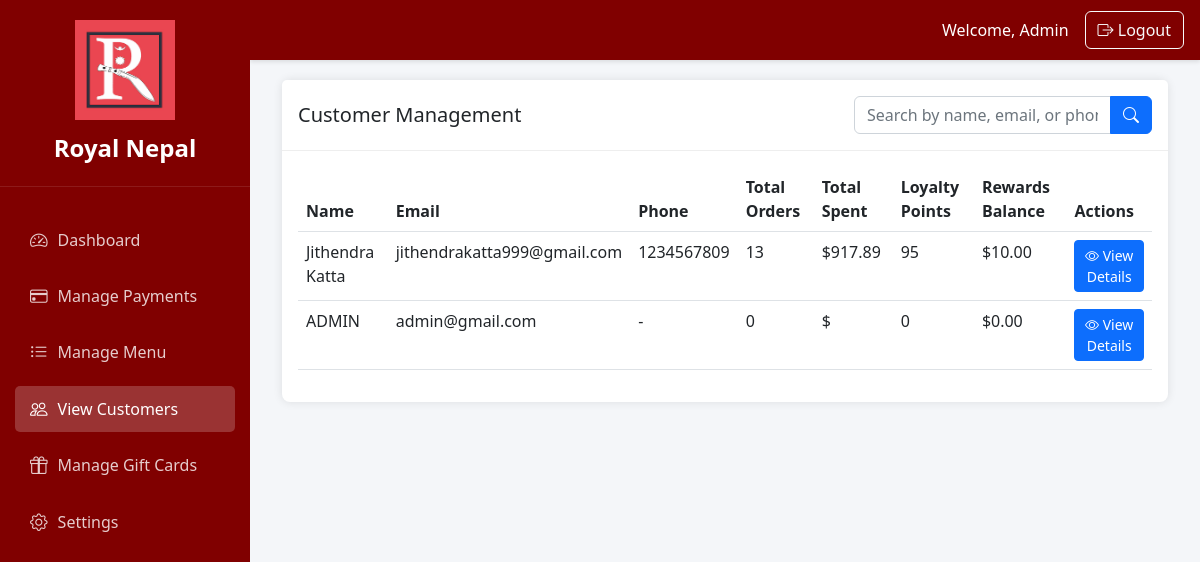
The page /restaurant-admin/customers/ (signed in) on the database its author committed.
### accounts/models.py (models this page shows, shortened)
class UserProfile(models.Model):
    user = models.OneToOneField(User, on_delete=models.CASCADE, related_name='profile')
    phone_number = models.CharField(max_length=15, blank=True, null=True)
    birthday = models.DateField(blank=True, null=True)
    address = models.TextField(blank=True, null=True)
    loyalty_points = models.IntegerField(default=0)
    rewards_balance = models.DecimalField(max_digits=10, decimal_places=2, default=0.00)

### restaurant_admin/views.py (the view, shortened to what this page needs)
# urls.py: path('customers/', views.customer_management, name='customer_management'),
@user_passes_test(is_staff_or_superuser)
def customer_management(request):
    search_query = request.GET.get('search', '')
    customers_list = UserProfile.objects.select_related('user')
    customers_list = customers_list.annotate(
        total_orders=Count('user__orders'),
        total_spent=Sum('user__orders__total_amount')
    ).order_by('-total_spent')
    page = request.GET.get('page', 1)
    paginator = Paginator(customers_list, 10)
    try:
        customers = paginator.page(page)
    except PageNotAnInteger:
        customers = paginator.page(1)
    except EmptyPage:
        customers = paginator.page(paginator.num_pages)
    context = {
        'customers': customers,
        'page_obj': customers,
        'search_query': search_query,
    }
    return render(request, 'restaurant_admin/customer_management.html', context)

### restaurant_admin/views.py (called while the page is built)
def is_staff_or_superuser(user):
    return user.is_staff or user.is_superuser

### restaurant_admin/templates/restaurant_admin/customer_management.html (shortened to what this page needs)
{% extends 'restaurant_admin/base.html' %}
{% block content %}
<div class="container-fluid">
    <div class="card">
        <div class="card-header">
            <div class="d-flex justify-content-between align-items-center">
                <h5 class="mb-0">Customer Management</h5>
                <form class="d-flex" method="get">
                    <div class="input-group">
                        <input type="text"
                               class="form-control"
                               placeholder="Search by name, email, or phone"
                               name="search"
                               value="{{ search_query }}">
                        <button class="btn btn-primary" type="submit">
                            <i class="bi bi-search"></i>
                        </button>
                    </div>
                </form>
            </div>
        </div>
        <div class="card-body">
            <div class="table-responsive">
                <table class="table table-hover">
                    <thead>
                        <tr>
                            <th>Name</th>
                            <th>Email</th>
                            <th>Phone</th>
                            <th>Total Orders</th>
                            <th>Total Spent</th>
                            <th>Loyalty Points</th>
                            <th>Rewards Balance</th>
                            <th>Actions</th>
                        </tr>
                    </thead>
                    <tbody>
                        {% for customer in customers %}
                        <tr>
                            <td>{{ customer.user.get_full_name|default:customer.user.username }}</td>
                            <td>{{ customer.user.email }}</td>
                            <td>{{ customer.phone_number|default:"-" }}</td>
                            <td>{{ customer.total_orders }}</td>
                            <td>${{ customer.total_spent|floatformat:2 }}</td>
                            <td>{{ customer.loyalty_points }}</td>
                            <td>${{ customer.rewards_balance }}</td>
                            <td>
                                <a href="{% url 'restaurant_admin:customer_detail' customer.user.id %}"
                                   class="btn btn-sm btn-primary">
                                    <i class="bi bi-eye"></i> View Details
                                </a>
                            </td>
                        </tr>
                        {% endfor %}
                    </tbody>
                </table>
            </div>
        </div>
    </div>
</div>
{% endblock %}

### restaurant_admin/templates/restaurant_admin/base.html (style rules this page uses)
.card { border-radius: 8px; box-shadow: 0 0 10px rgba(0,0,0,0.1); border: none; }
.card-header { background-color: #fff; border-bottom: 1px solid #eee; padding: 1rem; }

### rows shown on the page
UserProfile: user.get_full_name "Jithendra Katta", user.email "jithendrakatta999@gmail.com", phone_number "1234567809", total_orders "13", total_spent "917.89", loyalty_points "95", rewards_balance "10.00"
UserProfile: user.get_full_name "ADMIN", user.email "admin@gmail.com", phone_number "-", total_orders "0", loyalty_points "0", rewards_balance "0.00"
